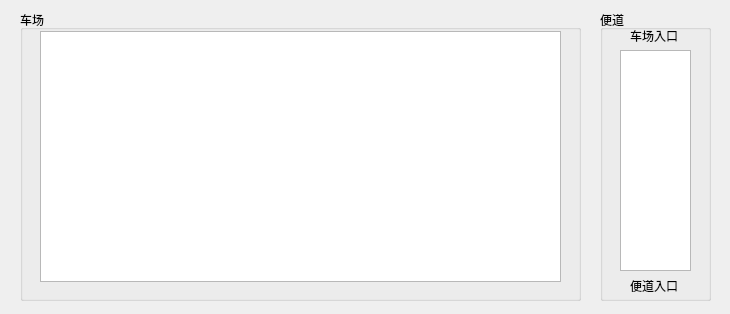
<?xml version="1.0" encoding="UTF-8"?>
<ui version="4.0">
 <class>parkingInfo</class>
 <widget class="QDialog" name="parkingInfo">
  <property name="geometry">
   <rect>
    <x>0</x>
    <y>0</y>
    <width>730</width>
    <height>314</height>
   </rect>
  </property>
  <property name="minimumSize">
   <size>
    <width>730</width>
    <height>314</height>
   </size>
  </property>
  <property name="maximumSize">
   <size>
    <width>730</width>
    <height>314</height>
   </size>
  </property>
  <property name="windowTitle">
   <string>Dialog</string>
  </property>
  <widget class="QGroupBox" name="groupBox">
   <property name="geometry">
    <rect>
     <x>20</x>
     <y>10</y>
     <width>561</width>
     <height>291</height>
    </rect>
   </property>
   <property name="title">
    <string>车场</string>
   </property>
   <widget class="QTableView" name="parView">
    <property name="geometry">
     <rect>
      <x>20</x>
      <y>21</y>
      <width>521</width>
      <height>251</height>
     </rect>
    </property>
   </widget>
  </widget>
  <widget class="QGroupBox" name="groupBox_2">
   <property name="geometry">
    <rect>
     <x>600</x>
     <y>10</y>
     <width>111</width>
     <height>291</height>
    </rect>
   </property>
   <property name="title">
    <string>便道</string>
   </property>
   <widget class="QLabel" name="label">
    <property name="geometry">
     <rect>
      <x>30</x>
      <y>20</y>
      <width>54</width>
      <height>12</height>
     </rect>
    </property>
    <property name="text">
     <string>车场入口</string>
    </property>
   </widget>
   <widget class="QLabel" name="label_2">
    <property name="geometry">
     <rect>
      <x>30</x>
      <y>270</y>
      <width>54</width>
      <height>12</height>
     </rect>
    </property>
    <property name="text">
     <string>便道入口</string>
    </property>
   </widget>
   <widget class="QTextBrowser" name="pasView">
    <property name="geometry">
     <rect>
      <x>20</x>
      <y>40</y>
      <width>71</width>
      <height>221</height>
     </rect>
    </property>
   </widget>
  </widget>
 </widget>
 <resources/>
 <connections/>
</ui>
